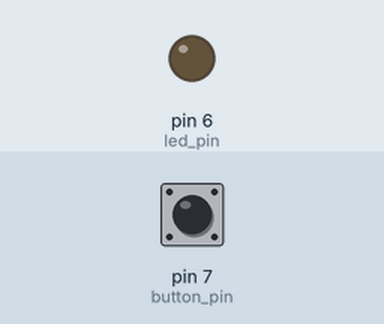
Simulated run of this sketch. Board: Arduino Uno, built with avr-gcc and run on an emulated ATmega328P. Parts: output pins drawn as LEDs (lit = HIGH). The inputs (shaded band) are chosen by the test bench; at power-on: pin 7 (button_pin) LOW.

Above: at 1.2 s.
1.3 s: pin 7 (button_pin) pulled HIGH for 0.15 s
At 1.4 s:
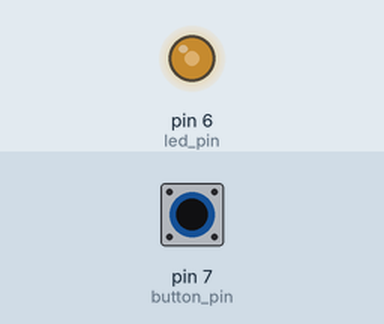
3.0 s: pin 7 (button_pin) pulled HIGH for 1 s
At 4.4 s:
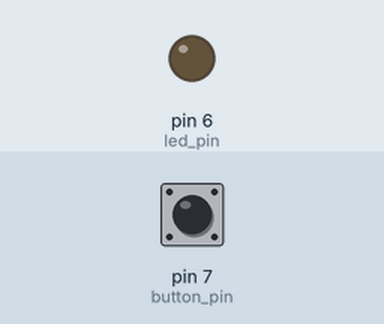
5.5 s: pin 7 (button_pin) pulled HIGH for 3.2 s
At 9.1 s:
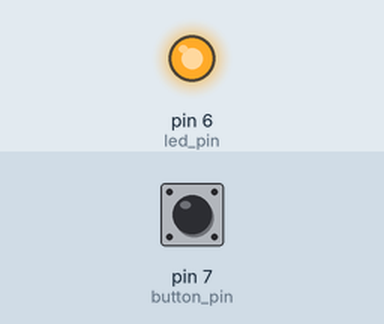
Timing chart, 0 to 10.6 s (numbered marks = the images above; inputs shaded):
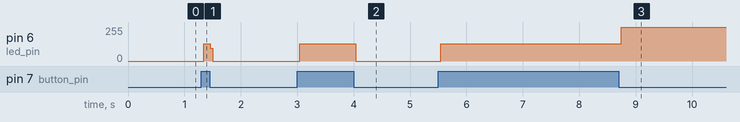

Measured:
- after the input at 1.3 s, pin 6 (led_pin): 0/255 → 128/255 at once, → 0/255 0.12 s later
- after the input at 3.0 s, pin 6 (led_pin): 0/255 → 128/255 at once, → 0/255 1.0 s later
- after the input at 5.5 s, pin 6 (led_pin): 0/255 → 128/255 at once, → 255/255 3.2 s later

The sketch:

2a_led_latch.ino
```cpp
/*
 * 2a_led_latch.ino
 *
 * this is a simple Arduino program to use a push button to latch an led (i.e.
 * one press turns it on, the next press turns it off, etc.).
 *
 * this program uses pin 7 for the push button and pin 6 for the led (this
 * is the built in led on the MKR series of boards).
 *
 * author: alex shenfield
 * date:   2024-11-12
 */

// set pin numbers for button and led
const int button_pin = 7;
const int led_pin    = 6;

// variable for latching the led
int led_state = LOW;

// CODE

// set up code
void setup()
{
  // set pin i/o
  pinMode(led_pin, OUTPUT);
  pinMode(button_pin, INPUT);
}

// main program
void loop()
{
  // read the state of the pushbutton value:
  int button_state = digitalRead(button_pin);

  // if the button is pressed toggle the state of the led
  if (button_state == HIGH)
  {
    led_state = !led_state;
    digitalWrite(led_pin, led_state);
  }
}
```
